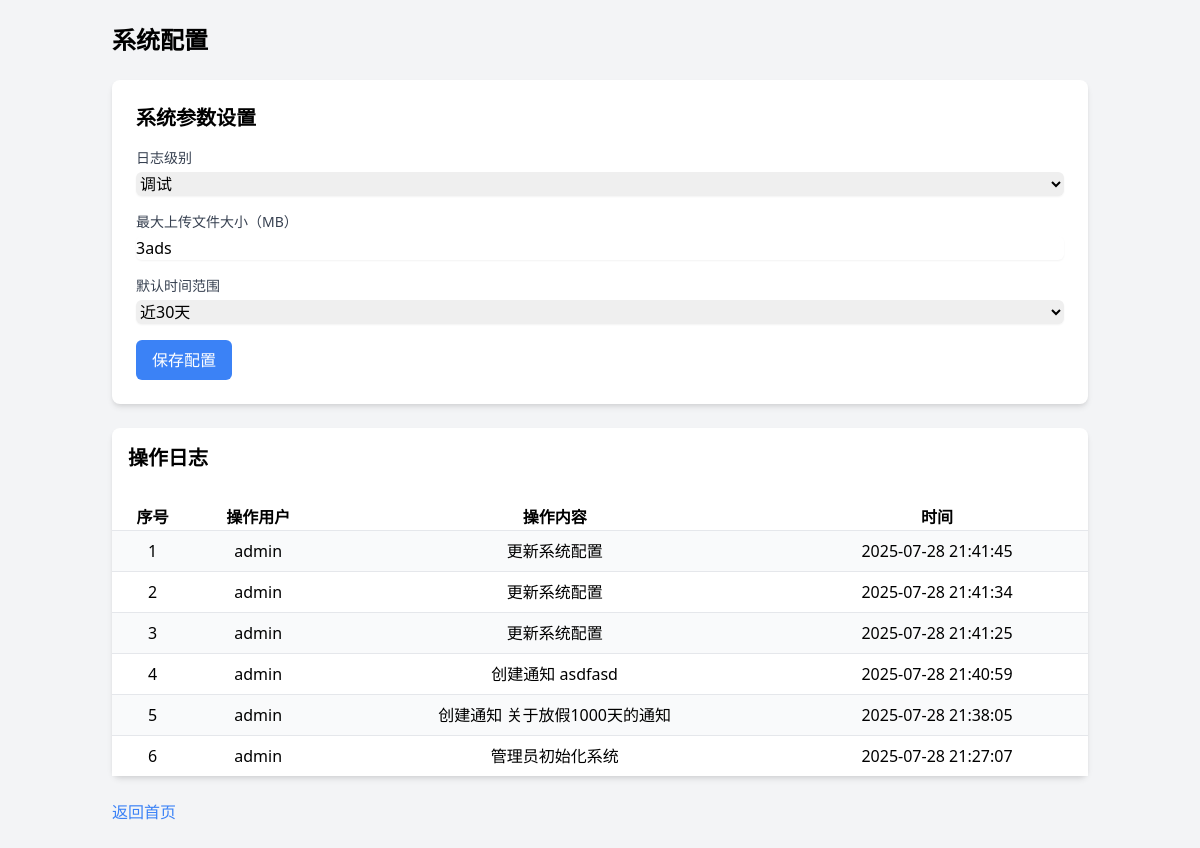
Screenshot of /system-config (signed in) with the database file from the repository.
### models.py (models this page shows, shortened)
class AuditLog(db.Model):
    id = db.Column(db.Integer, primary_key=True)
    user_id = db.Column(db.Integer, db.ForeignKey('user.id'), nullable=True)
    action = db.Column(db.String(100), nullable=False)  # 操作描述
    timestamp = db.Column(db.DateTime, default=datetime.now)
    user = db.relationship('User', backref='audit_logs')

class User(UserMixin, db.Model):  # 继承UserMixin
    id = db.Column(db.Integer, primary_key=True)
    username = db.Column(db.String(50), unique=True, nullable=False)  # 登录账号
    password_hash = db.Column(db.String(128), nullable=False)  # 加密密码
    name = db.Column(db.String(50), nullable=False)  # 真实姓名
    department = db.Column(db.String(50), nullable=False)  # 所属部门
    role = db.Column(db.String(20), default="normal")  # 角色：admin/normal
    create_time = db.Column(db.DateTime, default=datetime.now)

### app.py (the view, shortened to what this page needs)
@app.route('/system-config', methods=['GET', 'POST'])
@login_required
def system_config():
    if current_user.role != 'admin':
        flash('无权限访问', 'error')
        return redirect(url_for('index'))
    form = SystemConfigForm()
    configs = {config.key: config for config in SystemConfig.query.all()}
    form.log_level.data = configs.get('log_level', SystemConfig(value='INFO')).value
    form.max_upload_size.data = configs.get('max_upload_size', SystemConfig(value='10')).value
    form.default_time_range.data = configs.get('default_time_range', SystemConfig(value='7')).value
    logs = AuditLog.query.order_by(AuditLog.timestamp.desc()).limit(10).all()
    return render_template('system_config.html', form=form, logs=logs)

### app.py
class SystemConfigForm(FlaskForm):
    log_level = SelectField('日志级别', choices=[('DEBUG', '调试'), ('INFO', '信息'), ('WARNING', '警告'), ('ERROR', '错误')], validators=[DataRequired()])
    max_upload_size = StringField('最大上传文件大小（MB）', validators=[DataRequired(), Length(min=1, max=10)])
    default_time_range = SelectField('默认时间范围', choices=[('7', '近7天'), ('30', '近30天'), ('90', '近90天')], validators=[DataRequired()])
    submit = SubmitField('保存配置')

### app.py (called while the page is built)
@login_manager.user_loader
def load_user(user_id):
    return User.query.get(int(user_id))

### templates/system_config.html (shortened to what this page needs)
<!DOCTYPE html>
<html lang="en">
<head>
    <link href="https://cdn.jsdelivr.net/npm/tailwindcss@2.2.19/dist/tailwind.min.css" rel="stylesheet">
    <link href="https://cdnjs.cloudflare.com/ajax/libs/font-awesome/5.15.4/css/all.min.css" rel="stylesheet">
</head>
<body class="bg-gray-100">
    <div class="container mx-auto p-6">
        <h1 class="text-2xl font-bold mb-6">系统配置</h1>
        <div class="bg-white p-6 rounded-lg shadow-md mb-6">
            <h2 class="text-xl font-semibold mb-4">系统参数设置</h2>
            <form method="POST" class="space-y-4">
                <div>
                    <label class="block text-sm font-medium text-gray-700">日志级别</label>
                    {{ form.log_level(class="mt-1 block w-full border-gray-300 rounded-md shadow-sm") }}
                </div>
                <div>
                    <label class="block text-sm font-medium text-gray-700">最大上传文件大小（MB）</label>
                    {{ form.max_upload_size(class="mt-1 block w-full border-gray-300 rounded-md shadow-sm") }}
                </div>
                <div>
                    <label class="block text-sm font-medium text-gray-700">默认时间范围</label>
                    {{ form.default_time_range(class="mt-1 block w-full border-gray-300 rounded-md shadow-sm") }}
                </div>
                {{ form.submit(class="bg-blue-500 text-white px-4 py-2 rounded-md hover:bg-blue-600") }}
            </form>
        </div>
        <div class="bg-white rounded-lg shadow-md">
            <h2 class="text-xl font-semibold mb-4 p-4">操作日志</h2>
            <table class="min-w-full divide-y divide-gray-200">
                <thead>
                    <tr>
                        <th class="text-center">序号</th>
                        <th class="text-center">操作用户</th>
                        <th class="text-center">操作内容</th>
                        <th class="text-center">时间</th>
                    </tr>
                </thead>
                <tbody class="divide-y">
                    {% for log in logs %}
                        <tr class="{% if loop.index0 % 2 == 0 %} bg-gray-50 {% else %} bg-white {% endif %}">
                            <td class="text-center py-2 px-4">{{ loop.index }}</td>
                            <td class="text-center py-2">{{ log.user.username if log.user else '系统' }}</td>
                            <td class="text-center py-2">{{ log.action }}</td>
                            <td class="text-center py-2">{{ log.timestamp.strftime('%Y-%m-%d %H:%M:%S') }}</td>
                        </tr>
                    {% endfor %}
                </tbody>
            </table>
        </div>
        <a href="{{ url_for('index') }}" class="mt-6 inline-block text-blue-500 hover:underline">返回首页</a>
    </div>
</body>
</html>

### rows the page displays
AuditLog: user "admin", action "更新系统配置", timestamp "2025-07-28 21:41:45"
AuditLog: user "admin", action "更新系统配置", timestamp "2025-07-28 21:41:34"
AuditLog: user "admin", action "更新系统配置", timestamp "2025-07-28 21:41:25"
AuditLog: user "admin", action "创建通知 asdfasd", timestamp "2025-07-28 21:40:59"
AuditLog: user "admin", action "创建通知 关于放假1000天的通知", timestamp "2025-07-28 21:38:05"
AuditLog: user "admin", action "管理员初始化系统", timestamp "2025-07-28 21:27:07"
